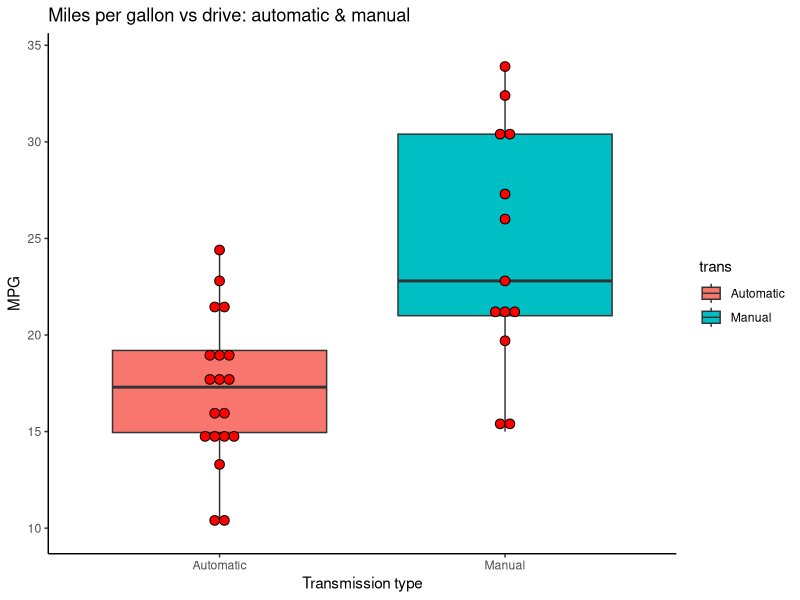
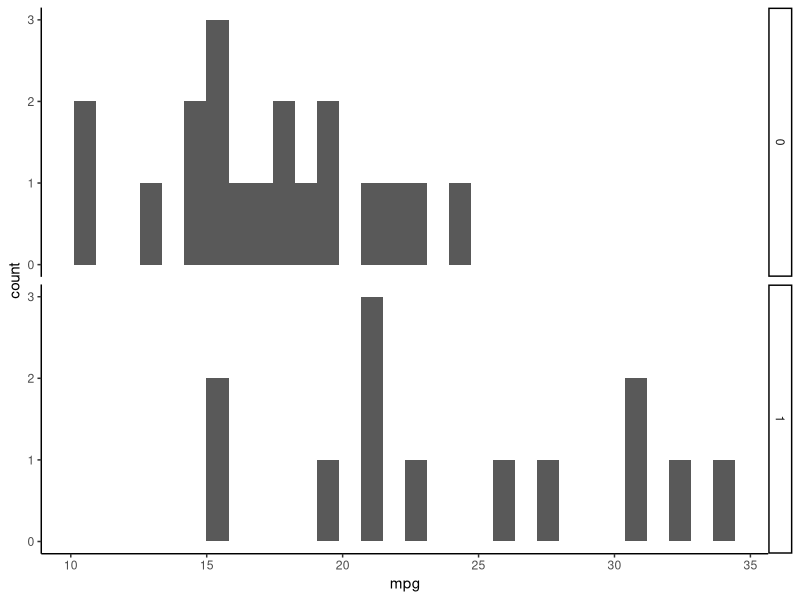
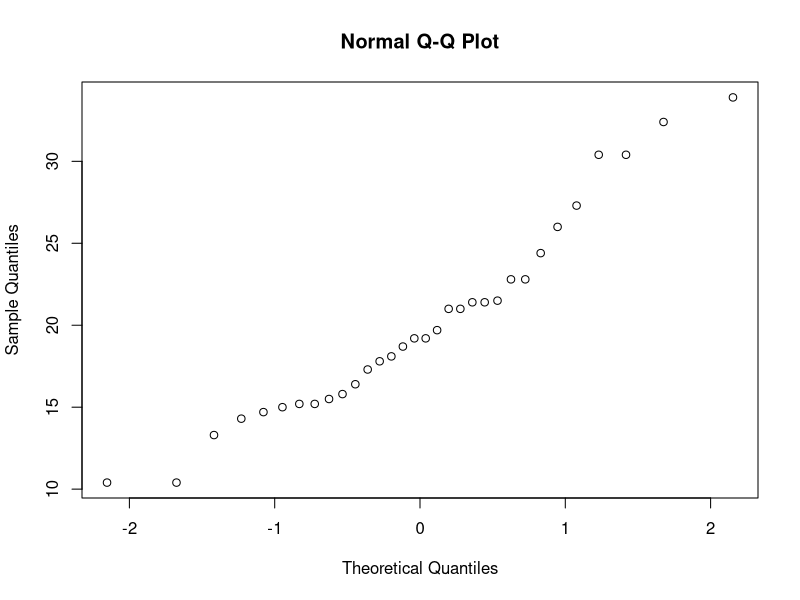
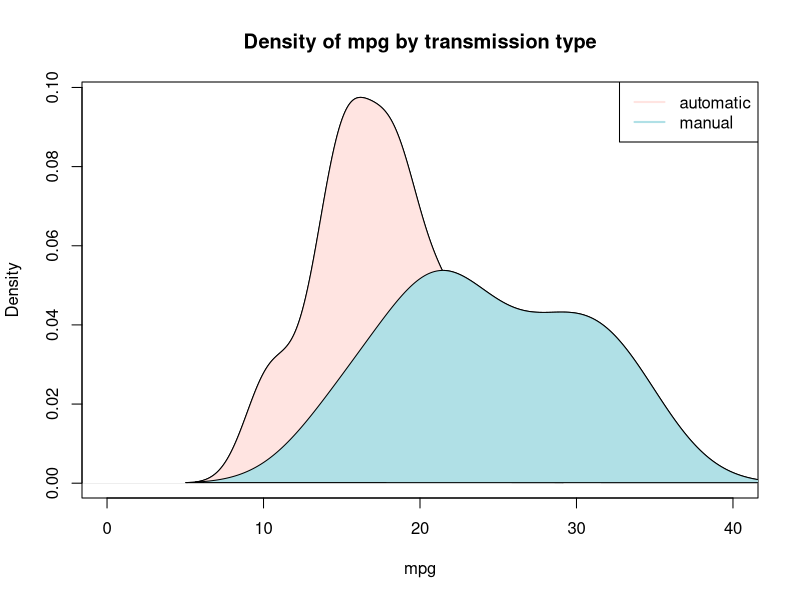
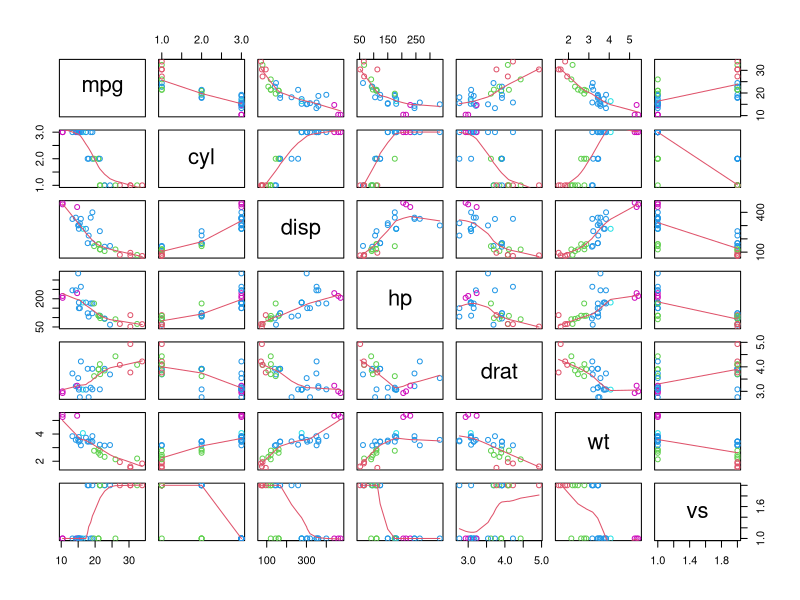
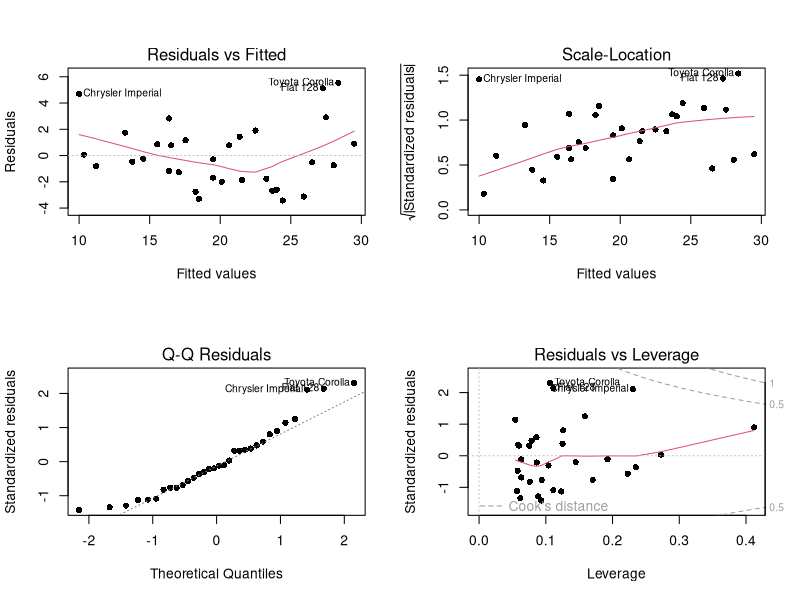

Generate these figures, in order, with R:
## ---- chunk 1
knitr::opts_chunk$set(echo = FALSE,message=FALSE)

## ---- chunk 2
# load libraries needed

library(ggplot2)
library(GGally)
library(MASS)
library(car)


## ---- chunk 3

aggregate(mpg ~ am,data=mtcars,FUN=mean)
aggregate(mpg ~ am,data=mtcars,FUN=sd)
## ---- chunk 4

theme_set(theme_classic())

auto <- subset(mtcars,am==1)
man <- subset(mtcars,am==0)
mtcars$trans <- factor (mtcars$am,labels=c('Automatic','Manual'))
g1 <- ggplot(mtcars,aes(x=trans,y=mpg)) + geom_boxplot(aes(fill=trans)) +
      geom_dotplot(binaxis='y',stackdir='center',dotsize=0.5,fill='red',binwidth=1) +
       labs(title='Miles per gallon vs drive: automatic & manual',x='Transmission type',y='MPG')
g1      


## ---- chunk 5

cor(mtcars[c(1:9)])[,1]


## ---- chunk 6

mtcars$cyl <- factor(mtcars$cyl)
mtcars$vs <- factor(mtcars$vs)
mtcars$am <- factor(mtcars$am)
mtcars <- mtcars[,-c(7,11)]

fit_am <- lm(mpg ~ am,data=mtcars)


fit_total <- lm(mpg ~.,mtcars)


## ---- chunk 7
step <- stepAIC(fit_total,k=25,trace=0)


fit_final <- lm(mpg ~ wt + hp + am,mtcars)
summary(fit_final)


anova (fit_am, fit_final, fit_total)

## ---- chunk 8

summary(mtcars)
str(mtcars)

## ---- chunk 9
ggplot(mtcars,aes(mpg),fill=factor(am)) + geom_histogram() + facet_grid(am~.) 
qqnorm(mtcars$mpg)

## ---- chunk 10
# density plots for the 2 transmission types 
plot(density(man$mpg),xlim=c(0,40),xlab='mpg',main='Density of mpg by transmission type')
lines(density(auto$mpg))
polygon(density(man$mpg),col='mistyrose')     
polygon(density(auto$mpg),col='powderblue')
legend('topright',c('automatic','manual'),col=c('mistyrose','powderblue'),lty=c(1,1),lwd=c(2,2),bty='')

## ---- chunk 11
pairs(mtcars[,c(1,2,3,4,5,6,7)], panel=panel.smooth, col=9+mtcars$wt)

## ---- chunk 12

t.test(auto$mpg,man$mpg)

## ---- chunk 13
layout(matrix(c(1,2,3,4),2,2))
plot(fit_final,pch=16)
confint(fit_final)

